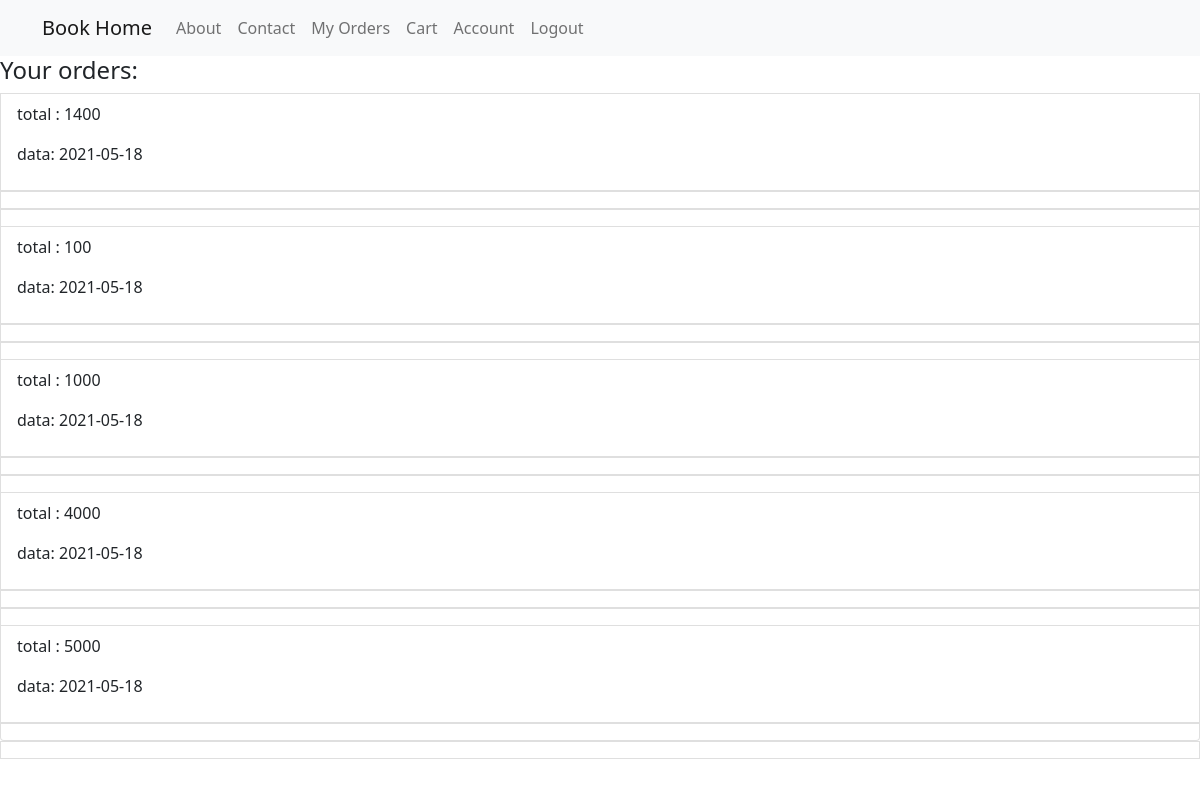
Screenshot of /order (signed in) with the database file from the repository.
### Models.py (models this page shows, shortened)
class Order(db.Model, UserMixin):
    id = db.Column(db.Integer, primary_key=True)
    user_id = db.Column(db.Integer, db.ForeignKey('user.id'), nullable=False)
    amount = db.Column(db.Integer, nullable=False)
    order_date = db.Column(db.DateTime, nullable=False, default=datetime.utcnow)
    orderbook=db.relationship('OrderBook', backref='orderdetail', lazy=True)

### routes.py (the view)
@app.route("/order")
def order():
    orders=Order.query.filter_by(user_id=current_user.id).all()
    return render_template('order.html', orders=orders)

### Models.py (called while the page is built)
@login_manager.user_loader
def load_user(user_id):
    return User.query.get(int(user_id))

### templates/order.html
{% extends "home.html" %}
  {% block content %}
  {%if not orders%}
     <h3>Empty orders</h3>
  {%else%}
  <h4>Your orders:</h4>
  <div class="list-group">
      {%for order in orders%}
       <div>
      <a href="{{ url_for('detail',order_id=order.id)}}" class="list-group-item list-group-item-action">
        <p class="article-content">total : {{ order.amount }}</p>
        <p class="article-content">data: {{ order.order_date.strftime('%Y-%m-%d') }}</p>
       </div>
       {%endfor%}
     </div>
     {%endif%}
  {% endblock %}

### rows the page displays
Order: amount "1400", order_date "2021-05-18"
Order: amount "100", order_date "2021-05-18"
Order: amount "1000", order_date "2021-05-18"
Order: amount "4000", order_date "2021-05-18"
Order: amount "5000", order_date "2021-05-18"
